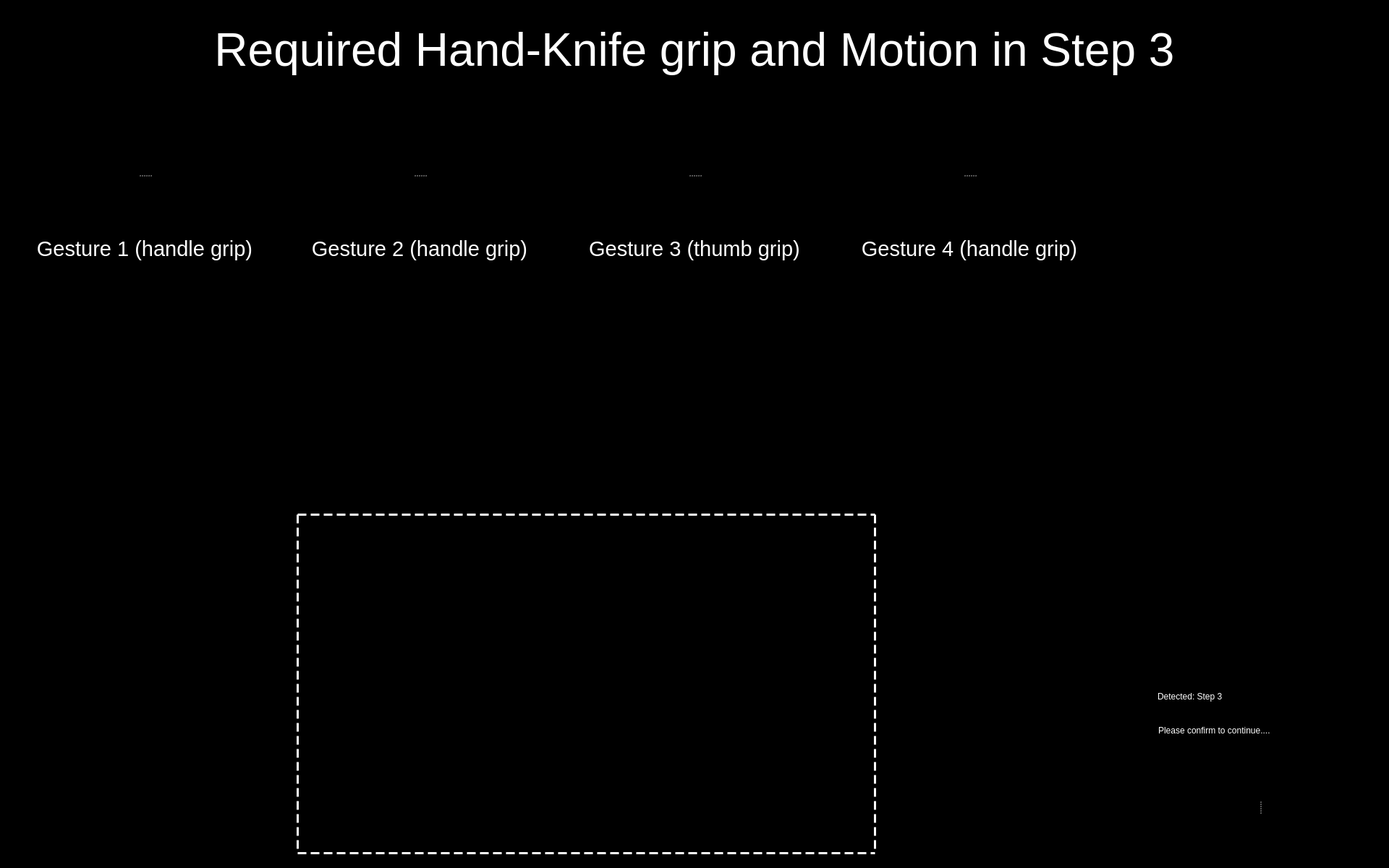
<?xml version="1.0" encoding="UTF-8"?>
<ui version="4.0">
 <class>Entry_Step_3_UI</class>
 <widget class="QWidget" name="Entry_Step_3_UI">
  <property name="windowModality">
   <enum>Qt::WindowModal</enum>
  </property>
  <property name="enabled">
   <bool>true</bool>
  </property>
  <property name="geometry">
   <rect>
    <x>0</x>
    <y>0</y>
    <width>1920</width>
    <height>1200</height>
   </rect>
  </property>
  <property name="sizePolicy">
   <sizepolicy hsizetype="Preferred" vsizetype="Preferred">
    <horstretch>0</horstretch>
    <verstretch>0</verstretch>
   </sizepolicy>
  </property>
  <property name="minimumSize">
   <size>
    <width>0</width>
    <height>0</height>
   </size>
  </property>
  <property name="maximumSize">
   <size>
    <width>1920</width>
    <height>1200</height>
   </size>
  </property>
  <property name="windowTitle">
   <string>Food Assist</string>
  </property>
  <property name="windowOpacity">
   <double>1.000000000000000</double>
  </property>
  <property name="styleSheet">
   <string notr="true">background-color: rgb(0, 0, 0);</string>
  </property>
  <widget class="QWidget" name="widget" native="true">
   <property name="geometry">
    <rect>
     <x>1540</x>
     <y>940</y>
     <width>381</width>
     <height>81</height>
    </rect>
   </property>
   <property name="styleSheet">
    <string notr="true">background-color: rgb(0, 0, 0);</string>
   </property>
   <widget class="QLabel" name="label">
    <property name="geometry">
     <rect>
      <x>10</x>
      <y>0</y>
      <width>41</width>
      <height>51</height>
     </rect>
    </property>
    <property name="styleSheet">
     <string notr="true"/>
    </property>
    <property name="text">
     <string/>
    </property>
    <property name="pixmap">
     <pixmap resource="resources/res.qrc">:/img/Icon Detected.svg</pixmap>
    </property>
    <property name="alignment">
     <set>Qt::AlignRight|Qt::AlignTrailing|Qt::AlignVCenter</set>
    </property>
   </widget>
   <widget class="QLabel" name="label_2">
    <property name="geometry">
     <rect>
      <x>60</x>
      <y>3</y>
      <width>281</width>
      <height>40</height>
     </rect>
    </property>
    <property name="styleSheet">
     <string notr="true">font: 75 28pt &quot;Arial&quot;;
color: rgb(255, 255, 255);</string>
    </property>
    <property name="text">
     <string>Detected: Step 3</string>
    </property>
    <property name="textFormat">
     <enum>Qt::RichText</enum>
    </property>
   </widget>
   <widget class="QLabel" name="label_3">
    <property name="geometry">
     <rect>
      <x>61</x>
      <y>54</y>
      <width>321</width>
      <height>31</height>
     </rect>
    </property>
    <property name="styleSheet">
     <string notr="true">font: 18pt &quot;Arial&quot;;
color: rgb(255, 255, 255)</string>
    </property>
    <property name="text">
     <string>Please confirm to continue....</string>
    </property>
   </widget>
  </widget>
  <widget class="QLabel" name="img_detected_step3">
   <property name="geometry">
    <rect>
     <x>1460</x>
     <y>510</y>
     <width>441</width>
     <height>401</height>
    </rect>
   </property>
   <property name="frameShape">
    <enum>QFrame::NoFrame</enum>
   </property>
   <property name="text">
    <string/>
   </property>
   <property name="pixmap">
    <pixmap resource="resources/res.qrc">:/detected steps/Detected Step3.png</pixmap>
   </property>
   <property name="scaledContents">
    <bool>true</bool>
   </property>
  </widget>
  <widget class="QLabel" name="label_8">
   <property name="geometry">
    <rect>
     <x>410</x>
     <y>710</y>
     <width>801</width>
     <height>471</height>
    </rect>
   </property>
   <property name="styleSheet">
    <string notr="true">border :3px solid white;
border-style : dashed;
background-color: rgb(0, 0, 0, 0);</string>
   </property>
   <property name="text">
    <string/>
   </property>
  </widget>
  <widget class="QWidget" name="widget_2" native="true">
   <property name="geometry">
    <rect>
     <x>1559</x>
     <y>1030</y>
     <width>361</width>
     <height>161</height>
    </rect>
   </property>
   <property name="styleSheet">
    <string notr="true">background-color: rgb(0,0,0);</string>
   </property>
   <widget class="QSplitter" name="splitter">
    <property name="geometry">
     <rect>
      <x>10</x>
      <y>10</y>
      <width>345</width>
      <height>150</height>
     </rect>
    </property>
    <property name="frameShape">
     <enum>QFrame::NoFrame</enum>
    </property>
    <property name="frameShadow">
     <enum>QFrame::Plain</enum>
    </property>
    <property name="lineWidth">
     <number>0</number>
    </property>
    <property name="orientation">
     <enum>Qt::Horizontal</enum>
    </property>
    <property name="opaqueResize">
     <bool>false</bool>
    </property>
    <property name="handleWidth">
     <number>45</number>
    </property>
    <property name="childrenCollapsible">
     <bool>false</bool>
    </property>
    <widget class="QPushButton" name="button_yes">
     <property name="enabled">
      <bool>true</bool>
     </property>
     <property name="minimumSize">
      <size>
       <width>81</width>
       <height>81</height>
      </size>
     </property>
     <property name="maximumSize">
      <size>
       <width>150</width>
       <height>150</height>
      </size>
     </property>
     <property name="cursor">
      <cursorShape>OpenHandCursor</cursorShape>
     </property>
     <property name="focusPolicy">
      <enum>Qt::WheelFocus</enum>
     </property>
     <property name="contextMenuPolicy">
      <enum>Qt::DefaultContextMenu</enum>
     </property>
     <property name="icon">
      <iconset resource="resources/res.qrc">
       <normaloff>:/buttons/Button Yes.svg</normaloff>:/buttons/Button Yes.svg</iconset>
     </property>
     <property name="iconSize">
      <size>
       <width>144</width>
       <height>144</height>
      </size>
     </property>
     <property name="autoDefault">
      <bool>false</bool>
     </property>
     <property name="default">
      <bool>false</bool>
     </property>
     <property name="flat">
      <bool>true</bool>
     </property>
    </widget>
    <widget class="QPushButton" name="button_no">
     <property name="enabled">
      <bool>true</bool>
     </property>
     <property name="minimumSize">
      <size>
       <width>81</width>
       <height>81</height>
      </size>
     </property>
     <property name="maximumSize">
      <size>
       <width>150</width>
       <height>150</height>
      </size>
     </property>
     <property name="cursor">
      <cursorShape>OpenHandCursor</cursorShape>
     </property>
     <property name="focusPolicy">
      <enum>Qt::WheelFocus</enum>
     </property>
     <property name="contextMenuPolicy">
      <enum>Qt::DefaultContextMenu</enum>
     </property>
     <property name="icon">
      <iconset resource="resources/res.qrc">
       <normaloff>:/buttons/Button No.svg</normaloff>:/buttons/Button No.svg</iconset>
     </property>
     <property name="iconSize">
      <size>
       <width>144</width>
       <height>144</height>
      </size>
     </property>
     <property name="autoDefault">
      <bool>false</bool>
     </property>
     <property name="default">
      <bool>false</bool>
     </property>
     <property name="flat">
      <bool>true</bool>
     </property>
    </widget>
   </widget>
  </widget>
  <widget class="QSplitter" name="splitter_4">
   <property name="geometry">
    <rect>
     <x>800</x>
     <y>160</y>
     <width>320</width>
     <height>282</height>
    </rect>
   </property>
   <property name="orientation">
    <enum>Qt::Vertical</enum>
   </property>
   <widget class="QLabel" name="image_required_3">
    <property name="maximumSize">
     <size>
      <width>320</width>
      <height>240</height>
     </size>
    </property>
    <property name="text">
     <string/>
    </property>
    <property name="pixmap">
     <pixmap resource="resources/res.qrc">:/img/right_step3_gesture3.png</pixmap>
    </property>
    <property name="scaledContents">
     <bool>true</bool>
    </property>
   </widget>
   <widget class="QLabel" name="text_required_3">
    <property name="font">
     <font>
      <family>Arial</family>
      <pointsize>22</pointsize>
      <weight>9</weight>
      <italic>false</italic>
      <bold>false</bold>
     </font>
    </property>
    <property name="styleSheet">
     <string notr="true">font: 75 22pt &quot;Arial&quot;;
color: rgb(255, 255, 255);</string>
    </property>
    <property name="text">
     <string>Gesture 3 (thumb grip)</string>
    </property>
    <property name="textFormat">
     <enum>Qt::PlainText</enum>
    </property>
    <property name="alignment">
     <set>Qt::AlignCenter</set>
    </property>
    <property name="wordWrap">
     <bool>true</bool>
    </property>
   </widget>
  </widget>
  <widget class="QSplitter" name="splitter_2">
   <property name="geometry">
    <rect>
     <x>40</x>
     <y>160</y>
     <width>320</width>
     <height>282</height>
    </rect>
   </property>
   <property name="orientation">
    <enum>Qt::Vertical</enum>
   </property>
   <widget class="QLabel" name="image_required_1">
    <property name="maximumSize">
     <size>
      <width>320</width>
      <height>240</height>
     </size>
    </property>
    <property name="text">
     <string/>
    </property>
    <property name="pixmap">
     <pixmap resource="resources/res.qrc">:/img/right_step3_gesture1.png</pixmap>
    </property>
    <property name="scaledContents">
     <bool>true</bool>
    </property>
   </widget>
   <widget class="QLabel" name="text_required_1">
    <property name="font">
     <font>
      <family>Arial</family>
      <pointsize>22</pointsize>
      <weight>9</weight>
      <italic>false</italic>
      <bold>false</bold>
     </font>
    </property>
    <property name="styleSheet">
     <string notr="true">font: 75 22pt &quot;Arial&quot;;
color: rgb(255, 255, 255);</string>
    </property>
    <property name="text">
     <string>Gesture 1 (handle grip)</string>
    </property>
    <property name="textFormat">
     <enum>Qt::PlainText</enum>
    </property>
    <property name="alignment">
     <set>Qt::AlignCenter</set>
    </property>
    <property name="wordWrap">
     <bool>true</bool>
    </property>
   </widget>
  </widget>
  <widget class="QSplitter" name="splitter_5">
   <property name="geometry">
    <rect>
     <x>1180</x>
     <y>160</y>
     <width>320</width>
     <height>282</height>
    </rect>
   </property>
   <property name="orientation">
    <enum>Qt::Vertical</enum>
   </property>
   <widget class="QLabel" name="image_required_4">
    <property name="maximumSize">
     <size>
      <width>320</width>
      <height>240</height>
     </size>
    </property>
    <property name="text">
     <string/>
    </property>
    <property name="pixmap">
     <pixmap resource="resources/res.qrc">:/img/right_step3_gesture4.png</pixmap>
    </property>
    <property name="scaledContents">
     <bool>true</bool>
    </property>
   </widget>
   <widget class="QLabel" name="text_required_4">
    <property name="font">
     <font>
      <family>Arial</family>
      <pointsize>22</pointsize>
      <weight>9</weight>
      <italic>false</italic>
      <bold>false</bold>
     </font>
    </property>
    <property name="styleSheet">
     <string notr="true">font: 75 22pt &quot;Arial&quot;;
color: rgb(255, 255, 255);</string>
    </property>
    <property name="text">
     <string>Gesture 4 (handle grip)</string>
    </property>
    <property name="textFormat">
     <enum>Qt::PlainText</enum>
    </property>
    <property name="alignment">
     <set>Qt::AlignCenter</set>
    </property>
    <property name="wordWrap">
     <bool>true</bool>
    </property>
   </widget>
  </widget>
  <widget class="QSplitter" name="splitter_3">
   <property name="geometry">
    <rect>
     <x>420</x>
     <y>160</y>
     <width>320</width>
     <height>282</height>
    </rect>
   </property>
   <property name="orientation">
    <enum>Qt::Vertical</enum>
   </property>
   <widget class="QLabel" name="image_required_2">
    <property name="maximumSize">
     <size>
      <width>320</width>
      <height>240</height>
     </size>
    </property>
    <property name="text">
     <string/>
    </property>
    <property name="pixmap">
     <pixmap resource="resources/res.qrc">:/img/right_step3_gesture2_1.png</pixmap>
    </property>
    <property name="scaledContents">
     <bool>true</bool>
    </property>
   </widget>
   <widget class="QLabel" name="text_required_2">
    <property name="font">
     <font>
      <family>Arial</family>
      <pointsize>22</pointsize>
      <weight>9</weight>
      <italic>false</italic>
      <bold>false</bold>
     </font>
    </property>
    <property name="styleSheet">
     <string notr="true">font: 75 22pt &quot;Arial&quot;;
color: rgb(255, 255, 255);</string>
    </property>
    <property name="text">
     <string>Gesture 2 (handle grip)</string>
    </property>
    <property name="textFormat">
     <enum>Qt::PlainText</enum>
    </property>
    <property name="alignment">
     <set>Qt::AlignCenter</set>
    </property>
    <property name="wordWrap">
     <bool>true</bool>
    </property>
   </widget>
  </widget>
  <widget class="QLabel" name="label_text_1">
   <property name="geometry">
    <rect>
     <x>40</x>
     <y>20</y>
     <width>1840</width>
     <height>100</height>
    </rect>
   </property>
   <property name="font">
    <font>
     <family>Arial</family>
     <pointsize>48</pointsize>
     <weight>9</weight>
     <italic>false</italic>
     <bold>false</bold>
    </font>
   </property>
   <property name="styleSheet">
    <string notr="true">font: 75 48pt &quot;Arial&quot;;
color: rgb(255, 255, 255);</string>
   </property>
   <property name="text">
    <string>Required Hand-Knife grip and Motion in Step 3</string>
   </property>
   <property name="textFormat">
    <enum>Qt::RichText</enum>
   </property>
   <property name="alignment">
    <set>Qt::AlignCenter</set>
   </property>
   <property name="wordWrap">
    <bool>true</bool>
   </property>
  </widget>
 </widget>
 <resources>
  <include location="resources/res.qrc"/>
 </resources>
 <connections/>
</ui>
